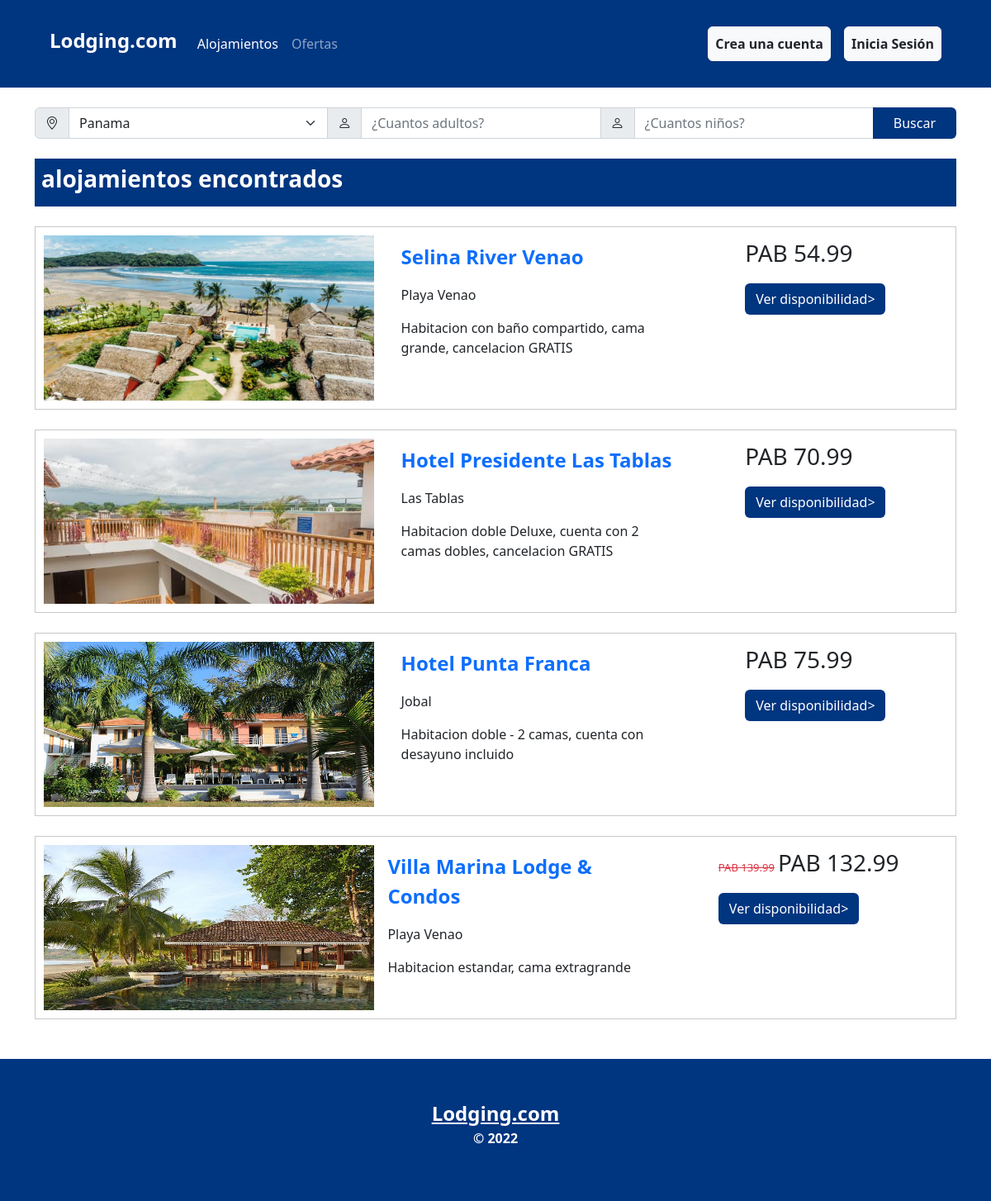
The page /Alojamientos/?op=hotel&id=2 on the database its author committed.
### tables this page shows
CREATE TABLE alojamiento(
	id INT AUTO_INCREMENT PRIMARY KEY,
    id_lugar INT,
    CONSTRAINT fk_id_lugar_alojamiento FOREIGN KEY (id_lugar) REFERENCES provincia_alojamiento(id),
    precio_original VARCHAR(50),
    precio_oferta VARCHAR(50) NULL,
    impuestos VARCHAR(50),
    nombre_hotel VARCHAR(50),
	ubicacion VARCHAR(50),
    imagen VARCHAR(50),
    kilometros VARCHAR(50),
    descripcion VARCHAR(500)
);

### Alojamientos/Controller/controller.php (called while the page is built, shortened)
<?php
include 'model/Hotel.php';
class Controller
{
    private $Hotel;
    public function __construct()
    {
        $this->Hotel = new Hotel();
    }
    public function Hotel()
    {
        $datos = new Hotel();
        $datos->idhotel = $_GET['id'];
        $resp = $this->Hotel->VerHoteles($datos);
        require('View/hoteles.php');
    }
}

### Alojamientos/Model/database.php (called while the page is built, shortened)
<?php
class DB
{
    public static function DBStart()
    {
        try {
            $pdo = new PDO('mysql:host=' . constant('DB_HOST') . ';dbname=' . constant('DB') . ';charset=utf8', '' . constant('DB_USER') . '', '' . constant('DB_PASS') . '');
            $pdo->setAttribute(PDO::ATTR_ERRMODE, PDO::ERRMODE_EXCEPTION);
            return $pdo;
        } catch (Exception $e) {
            die($e->getMessage());
        }
    }
}

### Alojamientos/Model/Hotel.php (called while the page is built, shortened)
<?php
class Hotel
{
    public $pdo;
    public function __construct()
    {
        try {
            $this->pdo = DB::DBStart();
        } catch (Exception $e) {
            die($e->getMessage());
        }
    }
    public function VerHoteles(hotel $data){
        try {
            $sql = "CALL sp_hoteles(?)";
            $stm = $this->pdo->prepare($sql);
            $stm->execute(
                array($data->idhotel)
            );
            return $stm->fetchAll(PDO::FETCH_OBJ);
        } catch (Exception $e) {
            die($e->getMessage());
        }
    }
}

### Alojamientos/View/hoteles.php (the view, shortened to what this page needs)
<!DOCTYPE html>
<html lang="es">
<head>
    <link rel="stylesheet" href="Public/Bootstrap/css/bootstrap.min.css">
    <link rel="stylesheet" href="https://cdn.jsdelivr.net/npm/bootstrap-icons@1.10.2/font/bootstrap-icons.css">
    <link rel="stylesheet" href="Public/Estilos/hoteles.css">
</head>
<body>
    <header>
        <?php
        require_once('Templates/header.php');
        ?>
    </header>
    <?php
    require_once('Templates/search.php');
    ?>
    <div class="container-md">
        <div class="mt-4 p-2 text-white" style="background-color: #003580;">
            <h3 class="h3 fw-bold">alojamientos encontrados</h3>
        </div>
        <?php foreach ($resp as $r) { ?>
        <div class="border border-dark mt-4 border-opacity-25 grid">
            <div class="imagen">
                <img src="Public/Imagenes/<?php echo $r->imagen ?>" alt="" srcset="" height="200px" width="400px">
            </div>
            <div class="infogeneral p-2" style="width: 350px;">
                <p class="fs-4 text-primary fw-bold"><?php echo $r->nombre_hotel ?></p>
                <p><span><?php echo $r->ubicacion ?></span> </p>
                <p class="text-break"><span><?php echo $r->descripcion ?></span></p>
            </div>
            <div class="disponibilidad">
            <?php if($r->precio_oferta != null){ ?>
                <p class=""><span style="font-size: 13px;" class="text-danger text-decoration-line-through"><?php echo $r->precio_original ?></span> <span class="fs-3"><?php echo $r->precio_oferta ?></span></p>
            <?php }else{ ?>
                <p class=""><span style="font-size: 13px;" class="text-danger text-decoration-line-through"></span> <span class="fs-3"><?php echo $r->precio_original ?></span></p>
            <?php } ?>
                <a href="./?op=disponibilidad&id=<?php echo $r->id ?>" style="background-color: #003580;" class="btn text-white">Ver disponibilidad<i>></i></a>
            </div>
        </div>
        <?php } ?>
    </div>
    <?php
    require('Templates/footer.php');
    ?>
</body>
</html>

### Alojamientos/index.php (shortened to what this page needs)
<?php
require('./Controller/controller.php');
$controller = new Controller;
if (isset($_GET['op'])) {
    $op = $_GET['op'];
    if ($op == "principal") {
        $controller->Principal();
    } else if ($op == "oferta") {
        $controller->Oferta();
    } else if ($op == "hotel") {
        $controller->Hotel();
    } else if ($op == "disponibilidad") {
        $controller->Disponibilidad();
    } else if ($op == "perfil") {
        $controller->Perfil();
    } else if ($op == "actualizarperfil") {
        $controller->ActualizarPerfil();
    } else if ($op == "verificarcontrasena") {
        $controller->Actualizarcontrasena();
    } else if ($op == "reservaciones") {
        $controller->Reservaciones();
    }else if ($op == "registrarusuario") {
        $controller->RegistrarUsuario();
    } else if ($op == "validarlogin") {
        $controller->ValidarLogin();
    }else if ($op == "guardarreserva") {
        $controller->GuardarReserva();
    }else if ($op == "eliminarreserva") {
        $controller->EliminarReserva();
    }else if ($op == "busqueda") {
        $controller->Busqueda();
    }  else if ($op == "cerrarsesion") {
        $controller->CerrarSesion();
    }
} else {
    $controller->Principal();
}
?>

### Alojamientos/View/Templates/header.php (shortened to what this page needs)
<?php if (!isset($_SESSION['acceso'])) { ?>
<nav class="navbar navbar-expand-lg navbar-dark px-5 pt-3 pb-3" style="background-color: #003580;">
    <div class="container-fluid">
        <a class="navbar-brand fw-bold fs-4 mb-2" href="./?op=principal">Lodging.com</a>
        <div class="collapse navbar-collapse" id="navbarSupportedContent">
            <ul class="navbar-nav me-auto mb-2 mb-lg-0">
                <li class="nav-item">
                    <a class="nav-link active mb-3 mt-3" aria-current="page" href="./?op=principal">Alojamientos</a>
                </li>
                <li class="nav-item">
                    <a class="nav-link mb-3 mt-3" href="./?op=oferta">Ofertas</a>
                </li>
            </ul>
            <div class="d-flex">
                <button class="texto-color fw-bold nav-link btn btn-light mx-3 mb-3 mt-3 p-2" type="submit"
                    data-bs-toggle="modal" data-bs-target="#Register">Crea una
                    cuenta</button>
                <button class="texto-color fw-bold nav-link btn btn-light mb-3 mt-3 p-2" type="submit"
                    data-bs-toggle="modal" data-bs-target="#Login">Inicia
                    Sesión</button>
            </div>
        </div>
    </div>
</nav>
<?php } ?>

### Alojamientos/View/Templates/search.php (shortened to what this page needs)
<?php if (!isset($_SESSION['acceso'])) { ?>
<div class="container-md mt-4">
    <form action="./?op=busqueda" method="post">
        <div class="input-group mb-3">
            <span class="input-group-text"><i class="bi bi-geo-alt"></i></span>
            <select name="provincia" id="" class="form-select">
                <option value="Panama">Panama</option>
            </select>
            <span class="input-group-text"><i class="bi bi-person"></i></span>
            <input type="number" name="adulto" min="0" max="999" class="form-control" placeholder="¿Cuantos adultos?"
                aria-label="Server" required>
            <span class="input-group-text"><i class="bi bi-person"></i></span>
            <input type="number" name="nino" min="0" max="999" class="form-control" placeholder="¿Cuantos niños?"
                aria-label="Server2" required>
            <button type="submit" class="btn text-white px-4" style="background-color: #003580;">Buscar</button>
        </div>
    </form>
</div>
<?php } ?>

### Alojamientos/View/Templates/footer.php
<footer style="background-color: #003580;" class="text-center mt-5 pt-5 pb-5">
    <a class="fw-bold text-white fs-4" href="./?op=principal">Lodging.com</a><br>
    <p class="fw-bold text-white fs-6">&#169 2022</p>
</footer>

### Alojamientos/Public/Estilos/hoteles.css (style rules this page uses)
.grid { display: grid; padding: 10px; grid-template-areas: "imagen infogeneral disponibilidad"; }
.imagen { grid-area: imagen; }
.infogeneral { grid-area: infogeneral; }
.disponibilidad { padding-left: 50px; padding-right: 50px; grid-area: disponibilidad; }

### rows shown on the page
alojamiento: imagen (picture), nombre_hotel "Selina River Venao", ubicacion "Playa Venao", descripcion "Habitacion con baño compartido, cama grande, cancelacion GRATIS", precio_original "PAB 54.99"
alojamiento: imagen (picture), nombre_hotel "Hotel Presidente Las Tablas", ubicacion "Las Tablas", descripcion "Habitacion doble Deluxe, cuenta con 2 camas dobles, cancelacion GRATIS", precio_original "PAB 70.99"
alojamiento: imagen (picture), nombre_hotel "Hotel Punta Franca", ubicacion "Jobal", descripcion "Habitacion doble - 2 camas, cuenta con desayuno incluido", precio_original "PAB 75.99"
alojamiento: imagen (picture), nombre_hotel "Villa Marina Lodge & Condos", ubicacion "Playa Venao", descripcion "Habitacion estandar, cama extragrande", precio_original "PAB 139.99", precio_oferta "PAB 132.99"
